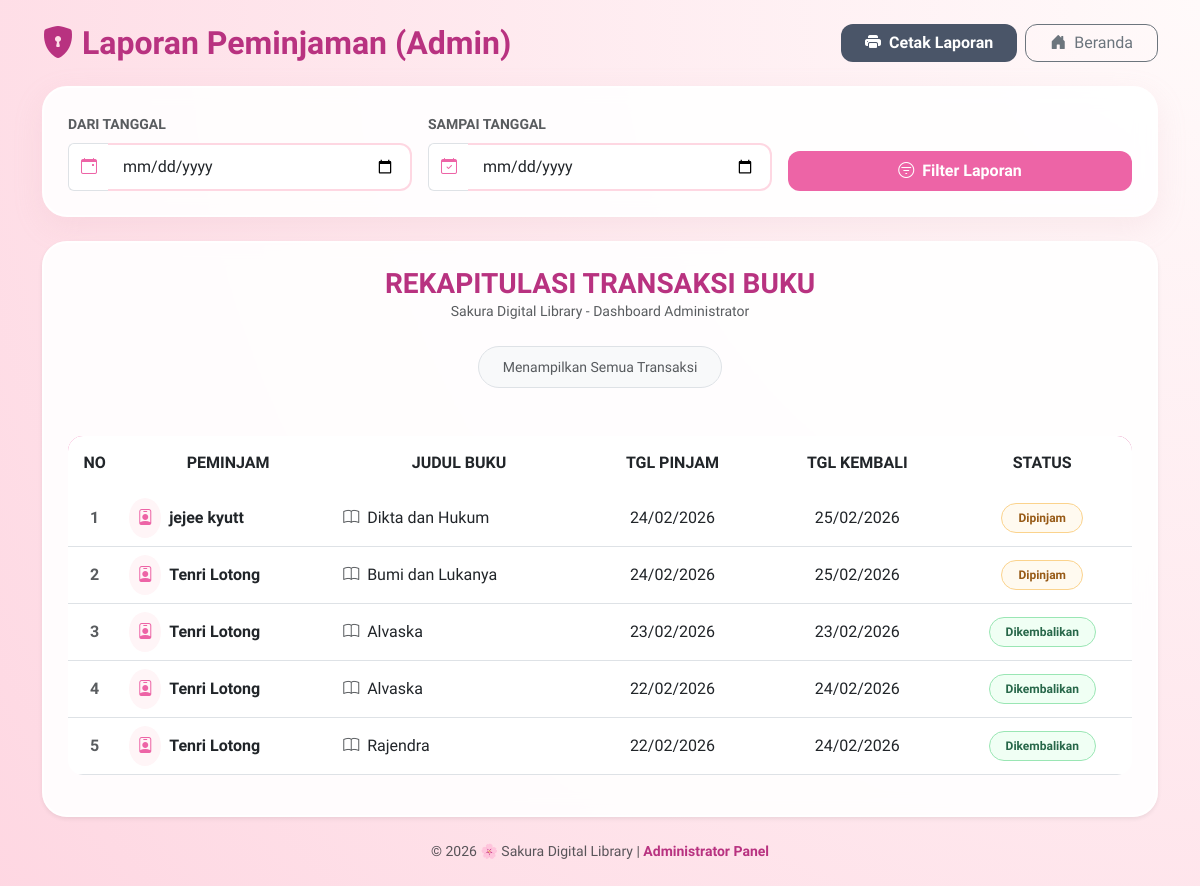
Before: /admin/laporan.php (signed in) with the older database file.
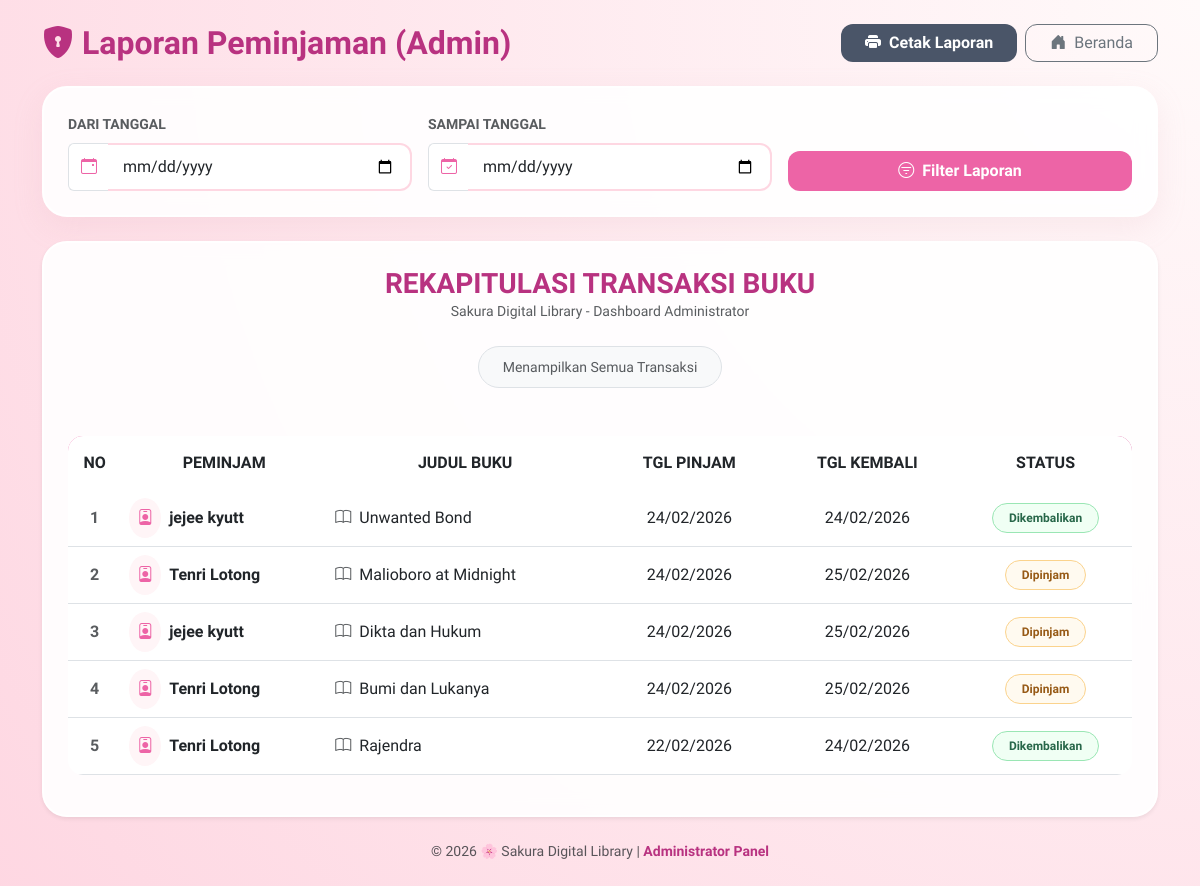
After: the same page with the newer database file.
### tables this page shows
CREATE TABLE `peminjaman` (
  `id_peminjaman` int(11) NOT NULL,
  `id_user` int(11) DEFAULT NULL,
  `id_buku` int(11) DEFAULT NULL,
  `tanggal_peminjaman` date NOT NULL,
  `tanggal_pengembalian` date NOT NULL,
  `status_peminjaman` varchar(50) NOT NULL,
  `denda` int(11) DEFAULT 0,
  `status_denda` enum('Belum Bayar','Lunas') DEFAULT 'Belum Bayar'
);

CREATE TABLE `user` (
  `id_user` int(11) NOT NULL,
  `username` varchar(255) NOT NULL,
  `password` varchar(255) NOT NULL,
  `email` varchar(255) NOT NULL,
  `nama_lengkap` varchar(255) NOT NULL,
  `alamat` text DEFAULT NULL,
  `role` enum('admin','petugas','peminjam') NOT NULL DEFAULT 'peminjam'
);

CREATE TABLE `buku` (
  `id_buku` int(11) NOT NULL,
  `judul` varchar(255) NOT NULL,
  `penulis` varchar(255) NOT NULL,
  `penerbit` varchar(255) NOT NULL,
  `tahun_terbit` int(11) NOT NULL,
  `stok` int(11) DEFAULT 0
);

### admin/laporan.php (the view, shortened to what this page needs)
<?php
include '../config/koneksi.php';
$tgl_mulai = isset($_GET['tgl_mulai']) ? $_GET['tgl_mulai'] : "";
$tgl_selesai = isset($_GET['tgl_selesai']) ? $_GET['tgl_selesai'] : "";
$sql = "SELECT peminjaman.*, user.nama_lengkap, buku.judul
        FROM peminjaman
        INNER JOIN user ON peminjaman.id_user = user.id_user
        INNER JOIN buku ON peminjaman.id_buku = buku.id_buku";
$sql .= " ORDER BY peminjaman.id_peminjaman DESC";
$query = mysqli_query($koneksi, $sql);
?>
<!DOCTYPE html>
<html lang="id">
<head>
    <link href="https://cdn.jsdelivr.net/npm/bootstrap@5.3.0/dist/css/bootstrap.min.css" rel="stylesheet">
    <link rel="stylesheet" href="https://cdn.jsdelivr.net/npm/bootstrap-icons@1.11.1/font/bootstrap-icons.css">
</head>
<body class="p-2 p-md-4">
<div class="container">
    <div class="d-flex flex-column flex-md-row justify-content-between align-items-center mb-4 no-print">
        <h2 class="sakura-text mb-3 mb-md-0"><i class="bi bi-shield-lock-fill me-2"></i>Laporan Peminjaman (Admin)</h2>
        <div class="d-flex gap-2">
            <button onclick="window.print()" class="btn btn-print px-4">
                <i class="bi bi-printer-fill me-2"></i>Cetak Laporan
            </button>
            <a href="index.php" class="btn btn-outline-secondary px-4" style="border-radius: 12px;">
                <i class="bi bi-house-door-fill me-2"></i>Beranda
            </a>
        </div>
    </div>
    <div class="card sakura-card p-4 mb-4 no-print">
        <form method="GET" class="row g-3 align-items-end">
            <div class="col-md-4">
                <label class="form-label fw-bold small text-muted">DARI TANGGAL</label>
                <div class="input-group">
                    <span class="input-group-text bg-white border-end-0"><i class="bi bi-calendar-event text-pink"></i></span>
                    <input type="date" name="tgl_mulai" class="form-control border-start-0" value="<?= htmlspecialchars($tgl_mulai) ?>">
                </div>
            </div>
            <div class="col-md-4">
                <label class="form-label fw-bold small text-muted">SAMPAI TANGGAL</label>
                <div class="input-group">
                    <span class="input-group-text bg-white border-end-0"><i class="bi bi-calendar-check text-pink"></i></span>
                    <input type="date" name="tgl_selesai" class="form-control border-start-0" value="<?= htmlspecialchars($tgl_selesai) ?>">
                </div>
            </div>
            <div class="col-md-4">
                <button type="submit" class="btn btn-sakura w-100 p-2 py-2.5">
                    <i class="bi bi-filter-circle me-2"></i>Filter Laporan
                </button>
            </div>
        </form>
    </div>
    <div class="card sakura-card p-4 shadow-sm">
        <div class="text-center mb-5">
            <h3 class="sakura-text mb-0 text-uppercase">Rekapitulasi Transaksi Buku</h3>
            <p class="text-muted small">Sakura Digital Library - Dashboard Administrator</p>
            <div class="d-inline-block px-4 py-2 rounded-pill bg-light border mt-2">
                <?php if(!empty($tgl_mulai)): ?>
                    <span class="small fw-bold text-dark">Periode: <span class="text-pink"><?= date('d/m/Y', strtotime($tgl_mulai)) ?></span> - <span class="text-pink"><?= date('d/m/Y', strtotime($tgl_selesai)) ?></span></span>
                <?php else: ?>
                    <span class="small text-muted italic">Menampilkan Semua Transaksi</span>
                <?php endif; ?>
            </div>
        </div>
        <div class="table-responsive">
            <table class="table table-hover align-middle">
                <thead>
                    <tr class="text-center">
                        <th width="5%">NO</th>
                        <th>PEMINJAM</th>
                        <th>JUDUL BUKU</th>
                        <th>TGL PINJAM</th>
                        <th>TGL KEMBALI</th>
                        <th>STATUS</th>
                    </tr>
                </thead>
                <tbody>
                    <?php
                    $no = 1;
                    if(mysqli_num_rows($query) > 0):
                        while($row = mysqli_fetch_assoc($query)) { ?>
                        <tr>
                            <td class="text-center fw-bold text-muted"><?= $no++; ?></td>
                            <td>
                                <div class="d-flex align-items-center">
                                    <div class="rounded-circle bg-pink-light p-2 me-2 d-none d-md-block" style="background: #fff5f7;">
                                        <i class="bi bi-person-badge text-pink"></i>
                                    </div>
                                    <div>
                                        <strong><?= htmlspecialchars($row['nama_lengkap']); ?></strong>
                                    </div>
                                </div>
                            </td>
                            <td><i class="bi bi-book me-2 text-muted"></i><?= htmlspecialchars($row['judul']); ?></td>
                            <td class="text-center"><?= date('d/m/Y', strtotime($row['tanggal_peminjaman'])); ?></td>
                            <td class="text-center">
                                <?php if ($row['tanggal_pengembalian'] != '0000-00-00' && !empty($row['tanggal_pengembalian'])): ?>
                                    <span class="text-dark"><?= date('d/m/Y', strtotime($row['tanggal_pengembalian'])); ?></span>
                                <?php else: ?>
                                    <span class="text-muted italic small">Belum Kembali</span>
                                <?php endif; ?>
                            </td>
                            <td class="text-center">
                                <?php if($row['status_peminjaman'] == 'Dipinjam'): ?>
                                    <span class="badge badge-dipinjam px-3 py-2 rounded-pill">Dipinjam</span>
                                <?php else: ?>
                                    <span class="badge badge-kembali px-3 py-2 rounded-pill">Dikembalikan</span>
                                <?php endif; ?>
                            </td>
                        </tr>
                        <?php }
                    endif; ?>
                </tbody>
            </table>
        </div>
    </div>
</div>
<footer class="text-center py-4 text-muted small no-print">
    &copy; 2026 🌸 Sakura Digital Library | <span class="sakura-text">Administrator Panel</span>
</footer>
</body>
</html>

### admin/laporan.php (style rules this page uses)
body { font-family: 'Quicksand', sans-serif; background: radial-gradient(circle at top right, #fffafa 0%, #fed7e2 100%); min-height: 100vh; }
.sakura-card { background: rgba(255, 255, 255, 0.9); backdrop-filter: blur(10px); border-radius: 25px; border: 2px solid white; box-shadow: 0 10px 30px rgba(214, 158, 172, 0.15); }
.sakura-text { color: #b83280; font-weight: 700; }
.text-pink { color: #ed64a6; }
.table { border-radius: 15px; overflow: hidden; }
.table thead { background: linear-gradient(to right, #ed64a6, #d53f8c); color: white; }
.table thead th { border: none; padding: 15px; }
.btn-sakura { background: #ed64a6; color: white; border-radius: 12px; font-weight: 700; border: none; transition: 0.3s; }
.btn-print { background: #4a5568; color: white; border-radius: 12px; font-weight: 700; border: none; transition: 0.3s; }
.form-control { border-radius: 12px; border: 2px solid #fed7e2; padding: 10px 15px; }
.badge-dipinjam { background-color: #fffaf0; color: #975a16; border: 1px solid #fbd38d; }
.badge-kembali { background-color: #f0fff4; color: #276749; border: 1px solid #9ae6b4; }

Changed rows visible on the page:
removed peminjaman: id_user.nama_lengkap "Tenri Lotong", id_buku.judul "Alvaska", tanggal_peminjaman "23/02/2026", tanggal_pengembalian "23/02/2026", status_peminjaman "Dikembalikan"
removed peminjaman: id_user.nama_lengkap "Tenri Lotong", id_buku.judul "Alvaska", tanggal_peminjaman "22/02/2026", tanggal_pengembalian "24/02/2026", status_peminjaman "Dikembalikan"
added peminjaman: id_user.nama_lengkap "jejee kyutt", id_buku.judul "Unwanted Bond", tanggal_peminjaman "24/02/2026", tanggal_pengembalian "24/02/2026", status_peminjaman "Dikembalikan"
added peminjaman: id_user.nama_lengkap "Tenri Lotong", id_buku.judul "Malioboro at Midnight", tanggal_peminjaman "24/02/2026", tanggal_pengembalian "25/02/2026", status_peminjaman "Dipinjam"
